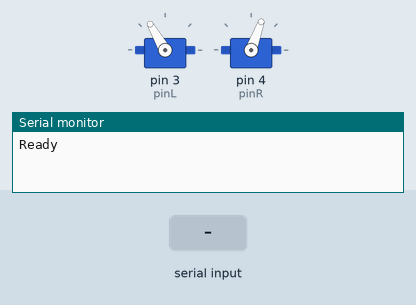
Recording of a sketch running on a simulated Arduino Uno, built with avr-gcc and run on an emulated ATmega328P. On the bench: 2 × servo, the last lines printed to the serial monitor. Inputs (shaded band) come from the test bench.

Above: at 1.2 s.
1.3 s: "2\n" received over Serial
At 1.6 s:
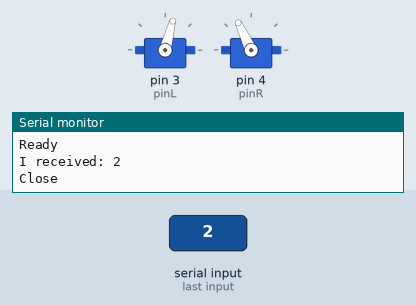
2.8 s: "1\n" received over Serial
At 3.9 s:
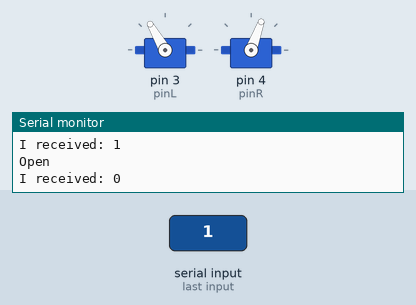
Timing chart, 0 to 5.8 s (numbered marks = the images above; inputs shaded):
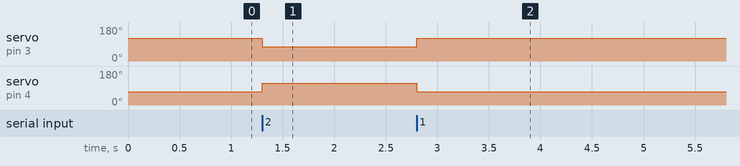

The sketch:

Gripper_Big.ino
```cpp
#include <Servo.h>

Servo servoL;
Servo servoR;

//pin numbers
#define pinL 3
#define pinR 4

//servos positions
int posL = 0;
int posR = 0;
int openposL = 120;
int openposR = 70;
int closeposL = 75;
int closeposR = 115;

void setup() {

  servoL.attach(pinL);
  servoR.attach(pinR);

  //set to deafult pos
  servoL.write(openposL);
  servoR.write(openposR);

  Serial.begin(9600);
  Serial.println("Ready");

}

void loop() {

  // send data only when you receive data:
  if (Serial.available() > 0) {
      // read the incoming byte:
      int incomingByte = Serial.parseInt();


      // say what you got:
      Serial.print("I received: ");
      Serial.println(incomingByte);

      if(incomingByte == 1){
        servoL.write(openposL);
        servoR.write(openposR);
        Serial.println("Open");
      }
      if(incomingByte == 2){
        servoL.write(closeposL);
        servoR.write(closeposR);
        Serial.println("Close");
      }
  }
}
```

Measured:
- after the input at 1.3 s, servo on pin 3 (pinL): 120° → 75° at once; servo on pin 4 (pinR): 70° → 115° at once
- after the input at 2.8 s, servo on pin 3 (pinL): 75° → 120° at once; servo on pin 4 (pinR): 115° → 70° at once
